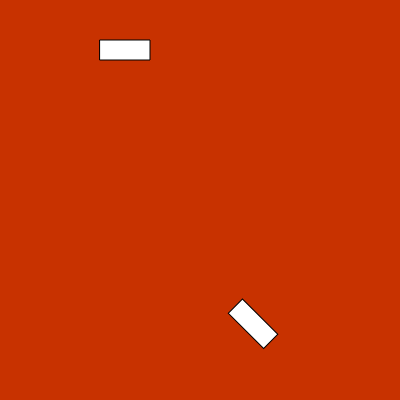
Frame 1 (no input)
Frame 60 (no input): identical to frame 1, image omitted
Frame 120 (the mouse pressed at the canvas centre since frame 60): identical to frame 1, image omitted

The p5.js sketch that drew this single still picture (run headless with seeded random() and noise() and a simulated clock; from frame 60 on, the mouse is pressed at the canvas centre):

// p5.js sketch
// ── sketch.js
function setup(){
  createCanvas(400,400);
}

function draw(){
  background(200,50,0);
  rect(100,40,50,20);
  
  push();
  translate(width/2,height/2);
  rotate(PI/4);
  rect(100,40,50,20);
  pop(); 
}
